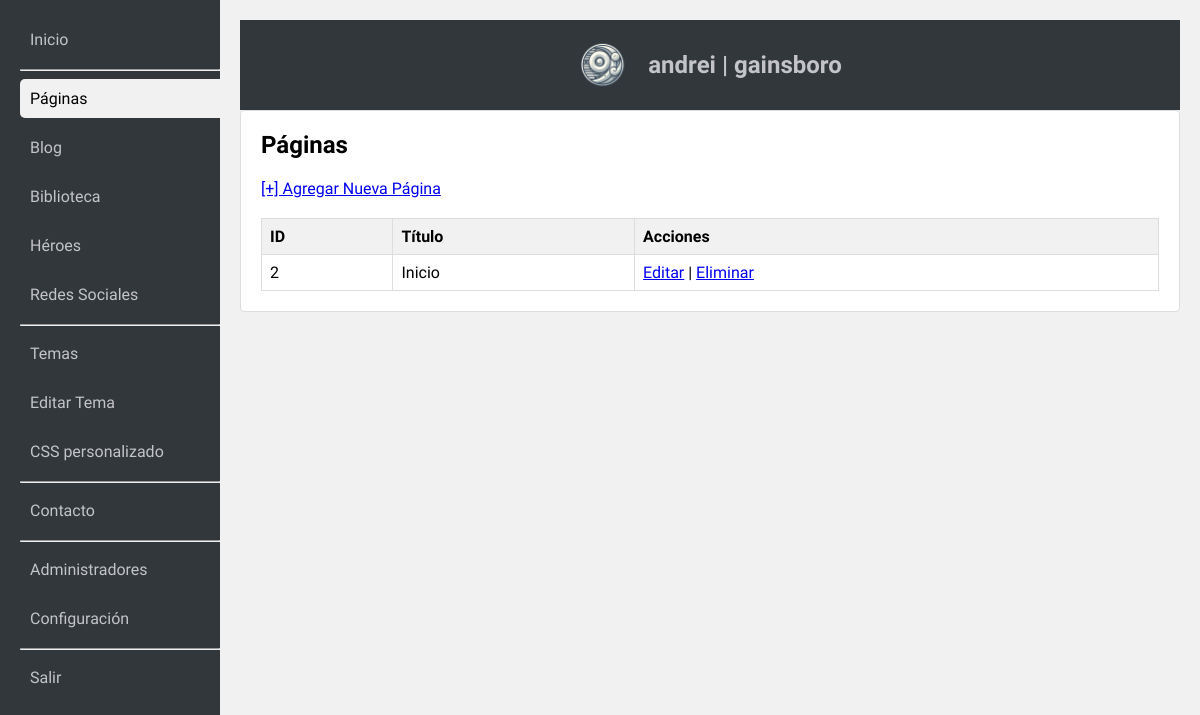
/admin/index.php?action=list_pages (signed in), run on an earlier commit of the app's database.
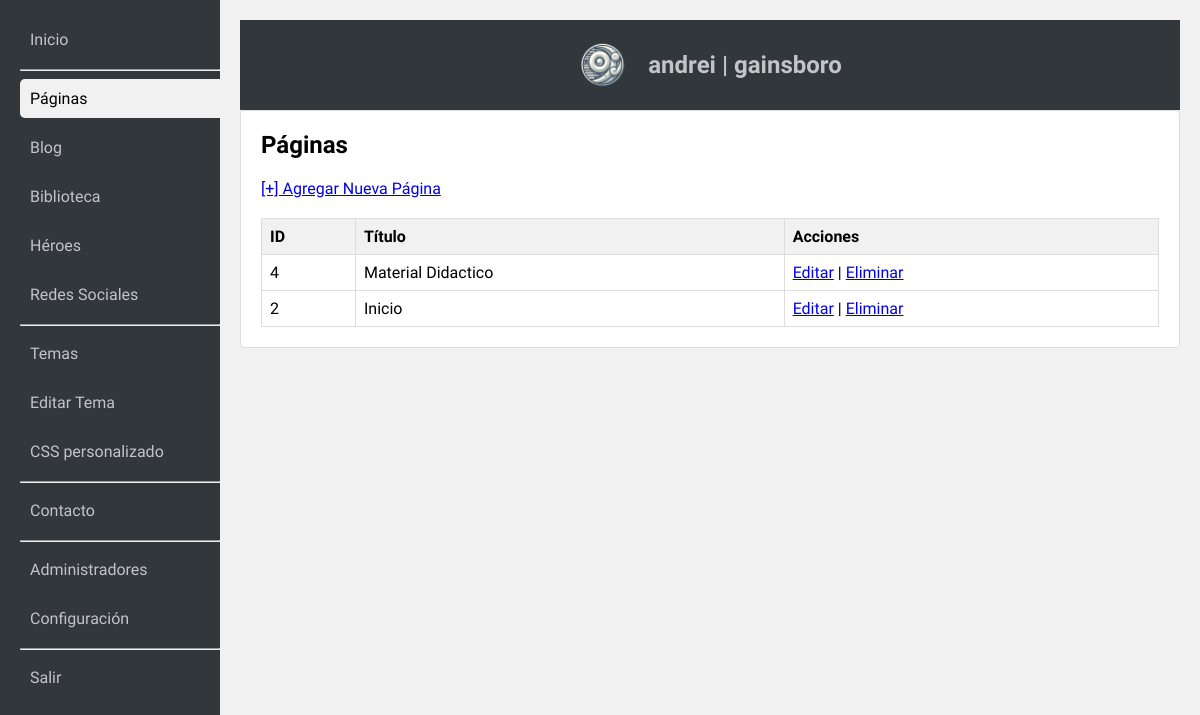
And on a later commit of the database.
### tables this page shows
CREATE TABLE pages (
    id INTEGER PRIMARY KEY AUTOINCREMENT,
    title TEXT UNIQUE NOT NULL,
    content TEXT NOT NULL,
    parent_id INTEGER DEFAULT NULL,
    FOREIGN KEY(parent_id) REFERENCES pages(id)
);

### admin/index.php (called while the page is built, shortened)
<?php
require_once 'admin.php';

### admin/funciones/accionactual.php (called while the page is built)
<?php
	function accionActual($accion1, $accion2) {
    return ($accion1 == $accion2) ? ' class="active" ' : '';
}
?>

### admin/acciones/listarpaginas.php (the view)
<?php
	$res = $db->query("SELECT * FROM pages ORDER BY id DESC");
        $html = "<h2>Páginas</h2>
                 <p><a href='?action=edit_page'>[+] Agregar Nueva Página</a></p>
                 <table class='admin-table'>
                    <tr><th>ID</th><th>Título</th><th>Acciones</th></tr>";
        while ($row = $res->fetchArray(SQLITE3_ASSOC)) {
            $html .= "<tr>
                        <td>{$row['id']}</td>
                        <td>" . htmlspecialchars($row['title']) . "</td>
                        <td>
                            <a href='?action=edit_page&id={$row['id']}'>Editar</a> |
                            <a href='?action=delete_page&id={$row['id']}' onclick='return confirm(\"¿Eliminar?\");'>Eliminar</a>
                        </td>
                      </tr>";
        }
        $html .= "</table>";
        renderAdmin($html);
?>

### admin/admin.php (shortened to what this page needs)
<?php
include "inc/inicializarbasededatos.php";
include "funciones/accionactual.php";
function renderAdmin($content, $showNav = true) {
    echo "<!DOCTYPE html>
<html>
<head>
    <meta charset='utf-8'>
    <title>andrei | gainsboro</title>
    <link rel='stylesheet' href='admin.css'>
    <link rel='stylesheet' href='https://jocarsa.github.io/jocarsa-lightslateblue/jocarsa%20|%20lightslateblue.css'>
</head>
<body>
<div id='admin-container'>";
    if ($showNav) {
        echo "<div id='admin-sidebar'>
            <nav>
                <a href='?action=dashboard'" . accionActual($_GET['action'] ?? '', 'dashboard') . ">Inicio</a>
                <hr>
                <a href='?action=list_pages'" . accionActual($_GET['action'] ?? '', 'list_pages') . ">Páginas</a>
                <a href='?action=list_blog'" . accionActual($_GET['action'] ?? '', 'list_blog') . ">Blog</a>
                <a href='?action=list_media'" . accionActual($_GET['action'] ?? '', 'list_media') . ">Biblioteca</a>
                <a href='?action=list_heroes'" . accionActual($_GET['action'] ?? '', 'list_heroes') . ">Héroes</a>
                <a href='?action=list_social_media'" . accionActual($_GET['action'] ?? '', 'list_social_media') . ">Redes Sociales</a>
                <hr>
                <a href='?action=list_themes'" . accionActual($_GET['action'] ?? '', 'list_themes') . ">Temas</a>
                <a href='?action=edit_theme'" . accionActual($_GET['action'] ?? '', 'edit_theme') . ">Editar Tema</a>
                <a href='?action=list_custom_css'" . accionActual($_GET['action'] ?? '', 'list_custom_css') . ">CSS personalizado</a>
                <hr>
                <a href='?action=list_contact'" . accionActual($_GET['action'] ?? '', 'list_contact') . ">Contacto</a>
                <hr>
                <a href='?action=list_admins'" . accionActual($_GET['action'] ?? '', 'list_admins') . ">Administradores</a>
                <a href='?action=list_config'" . accionActual($_GET['action'] ?? '', 'list_config') . ">Configuración</a>
                <hr>
                <a href='?action=logout'" . accionActual($_GET['action'] ?? '', 'logout') . ">Salir</a>
            </nav>
        </div>";
    }
    echo "<div id='admin-content'>";
    if ($showNav) {
        echo "<div id='admin-header'>
            <img src='gainsboro.png' alt='URL de la imagen' style='width:50px; margin-right:20px;'>
            <h1>andrei | gainsboro</h1>
        </div>";
    }
    echo "<div class='admin-section'>
            $content
          </div>";
    echo "</div>
</div>
<script src='https://jocarsa.github.io/jocarsa-lightslateblue/jocarsa%20|%20lightslateblue.js'></script>
</body>
</html>";
}
$action = $_GET['action'] ?? 'login';
switch ($action) {
    case 'list_pages':
        include "acciones/listarpaginas.php";
        break;
}
?>

### admin/admin.css (style rules this page uses)
body { font-family: Ubuntu, sans-serif; margin: 0; padding: 0; background-color: #f1f1f1; display: flex; justify-content: center; align-items: center; height: 100vh; }
#admin-container { display: flex; width: 100%; height: 100%; }
#admin-sidebar { width: 200px; background-color: #32373c; color: #c3c4c7; padding: 20px; padding-right:0px; position: fixed; height: 100vh; }
#admin-sidebar a { color: #c3c4c7; text-decoration: none; display: block; padding: 10px; margin-bottom: 10px; }
#admin-content { margin-left: 220px; padding: 20px; width: calc(100% - 220px); height: 100%; overflow-y: auto; }
#admin-header { background-color: #32373c; color: #c3c4c7; padding: 20px; text-align: center; display: flex; flex-direction: row; flex-wrap: nowrap; justify-content: center; align-items: center; align-content: stretch; }
#admin-header img { width:50px; margin-right:20px; }
#admin-header h1 { margin: 0; font-size: 24px; }
.admin-section { background-color: #fff; border: 1px solid #ddd; border-radius: 4px; padding: 20px; margin-bottom: 20px; }
.admin-section h2 { margin-top: 0; }
.admin-table { width: 100%; border-collapse: collapse; margin-top: 20px; }
.admin-table th, .admin-table td { border: 1px solid #ddd; padding: 8px; text-align: left; }
.admin-table th { background-color: #f1f1f1; }
.active { background:#f1f1f1; color:black !important; border-radius:5px 0px 0px 5px; }

What changed in the data, as far as the page shows it:
added pages: id "4", title "Material Didactico"
